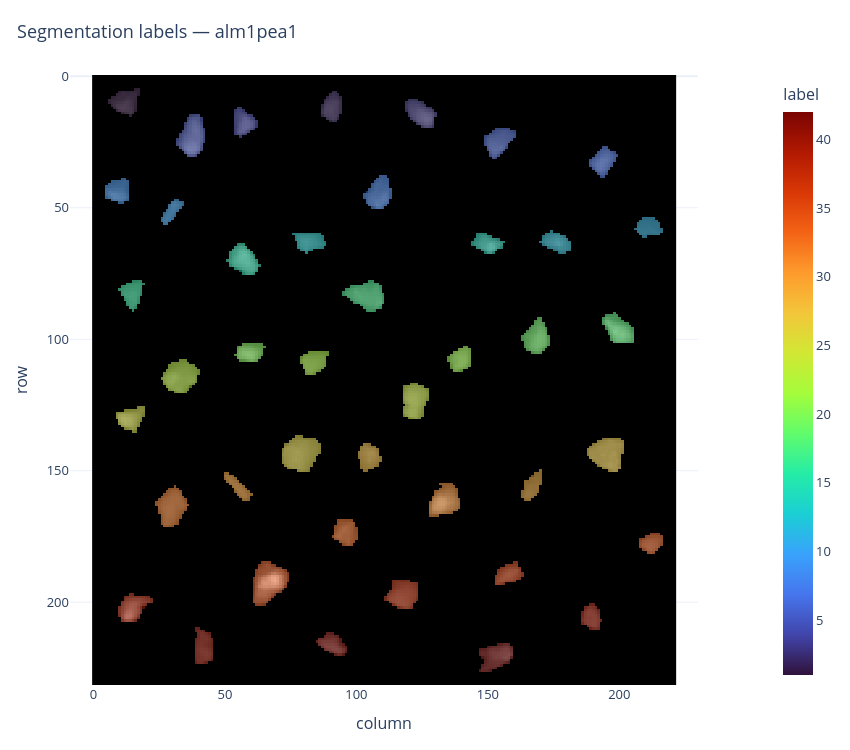
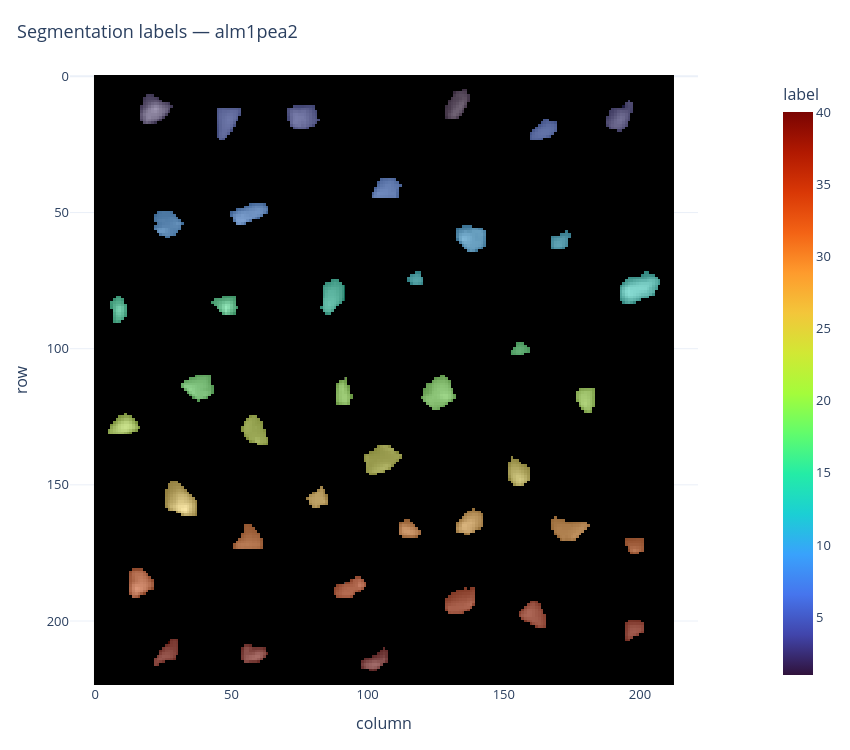
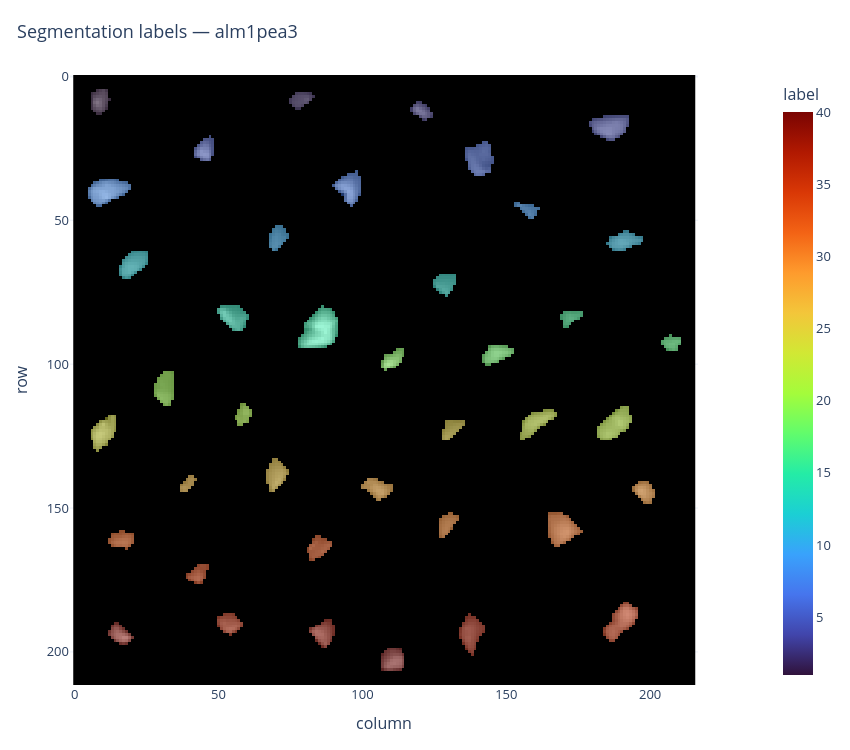

Notebook code cell kept with these figures, in order:
### Code cell
if RUN_QC_PLOTS:
    qc_image_keys = image_summary_df["clean_key"].head(N_QC_IMAGES).tolist()

    for image_key in qc_image_keys:
        print("QC image:", image_key)
        plot_label_overlay_from_image_db(
            image_db=image_db,
            image_key=image_key,
            base="image_ref",
            title=f"Segmentation labels — {image_key}",
            crop_to_objects=True,
            padding=5,
            show=True,
        )
else:
    print("QC plots skipped.")

### Figure 1 — Plotly figure (JSON) as saved in the notebook; plotly's stock layout.template omitted (floating-point values rounded to 4 significant figures; data arrays with more than 128 entries replaced by an {"elided": "..."} marker saying what was removed)
{"data": [{"colorbar": {"title": {"text": "image_ref"}}, "colorscale": [[0, "rgb(0, 0, 0)"], [0.09091, "rgb(16, 16, 16)"], [0.1818, "rgb(38, 38, 38)"], [0.2727, "rgb(59, 59, 59)"], [0.3636, "rgb(81, 80, 80)"], [0.4545, "rgb(102, 101, 101)"], [0.5455, "rgb(124, 123, 122)"], [0.6364, "rgb(146, 146, 145)"], [0.7273, "rgb(171, 171, 170)"], [0.8182, "rgb(197, 197, 195)"], [0.9091, "rgb(224, 224, 223)"], [1, "rgb(254, 254, 253)"]], "hovertemplate": "row: %{y}<br>col: %{x}<br>value: %{z}<extra></extra>", "showscale": false, "type": "heatmap", "z": {"elided": "232x222 float values"}}, {"colorbar": {"title": {"text": "label"}, "x": 1.12}, "colorscale": [[0, "#30123b"], [0.07143, "#4145ab"], [0.1429, "#4675ed"], [0.2143, "#39a2fc"], [0.2857, "#1bcfd4"], [0.3571, "#24eca6"], [0.4286, "#61fc6c"], [0.5, "#a4fc3b"], [0.5714, "#d1e834"], [0.6429, "#f3c63a"], [0.7143, "#fe9b2d"], [0.7857, "#f36315"], [0.8571, "#d93806"], [0.9286, "#b11901"], [1, "#7a0402"]], "hovertemplate": "row: %{y}<br>col: %{x}<br>overlay: %{z}<extra></extra>", "opacity": 0.45, "showscale": true, "type": "heatmap", "z": {"elided": "232x222 float values"}}], "layout": {"font": {"size": 13}, "height": 750, "hoverlabel": {"namelength": -1}, "margin": {"b": 65, "l": 70, "r": 80, "t": 75}, "title": {"font": {"size": 18}, "text": "Segmentation labels — alm1pea1", "x": 0.02}, "width": 850, "xaxis": {"title": {"text": "column"}}, "yaxis": {"autorange": "reversed", "scaleanchor": "x", "title": {"text": "row"}}}}

### Figure 2 — Plotly figure (JSON) as saved in the notebook; plotly's stock layout.template omitted (floating-point values rounded to 4 significant figures; data arrays with more than 128 entries replaced by an {"elided": "..."} marker saying what was removed)
{"data": [{"colorbar": {"title": {"text": "image_ref"}}, "colorscale": [[0, "rgb(0, 0, 0)"], [0.09091, "rgb(16, 16, 16)"], [0.1818, "rgb(38, 38, 38)"], [0.2727, "rgb(59, 59, 59)"], [0.3636, "rgb(81, 80, 80)"], [0.4545, "rgb(102, 101, 101)"], [0.5455, "rgb(124, 123, 122)"], [0.6364, "rgb(146, 146, 145)"], [0.7273, "rgb(171, 171, 170)"], [0.8182, "rgb(197, 197, 195)"], [0.9091, "rgb(224, 224, 223)"], [1, "rgb(254, 254, 253)"]], "hovertemplate": "row: %{y}<br>col: %{x}<br>value: %{z}<extra></extra>", "showscale": false, "type": "heatmap", "z": {"elided": "224x213 float values"}}, {"colorbar": {"title": {"text": "label"}, "x": 1.12}, "colorscale": [[0, "#30123b"], [0.07143, "#4145ab"], [0.1429, "#4675ed"], [0.2143, "#39a2fc"], [0.2857, "#1bcfd4"], [0.3571, "#24eca6"], [0.4286, "#61fc6c"], [0.5, "#a4fc3b"], [0.5714, "#d1e834"], [0.6429, "#f3c63a"], [0.7143, "#fe9b2d"], [0.7857, "#f36315"], [0.8571, "#d93806"], [0.9286, "#b11901"], [1, "#7a0402"]], "hovertemplate": "row: %{y}<br>col: %{x}<br>overlay: %{z}<extra></extra>", "opacity": 0.45, "showscale": true, "type": "heatmap", "z": {"elided": "224x213 float values"}}], "layout": {"font": {"size": 13}, "height": 750, "hoverlabel": {"namelength": -1}, "margin": {"b": 65, "l": 70, "r": 80, "t": 75}, "title": {"font": {"size": 18}, "text": "Segmentation labels — alm1pea2", "x": 0.02}, "width": 850, "xaxis": {"title": {"text": "column"}}, "yaxis": {"autorange": "reversed", "scaleanchor": "x", "title": {"text": "row"}}}}

### Figure 3 — Plotly figure (JSON) as saved in the notebook; plotly's stock layout.template omitted (floating-point values rounded to 4 significant figures; data arrays with more than 128 entries replaced by an {"elided": "..."} marker saying what was removed)
{"data": [{"colorbar": {"title": {"text": "image_ref"}}, "colorscale": [[0, "rgb(0, 0, 0)"], [0.09091, "rgb(16, 16, 16)"], [0.1818, "rgb(38, 38, 38)"], [0.2727, "rgb(59, 59, 59)"], [0.3636, "rgb(81, 80, 80)"], [0.4545, "rgb(102, 101, 101)"], [0.5455, "rgb(124, 123, 122)"], [0.6364, "rgb(146, 146, 145)"], [0.7273, "rgb(171, 171, 170)"], [0.8182, "rgb(197, 197, 195)"], [0.9091, "rgb(224, 224, 223)"], [1, "rgb(254, 254, 253)"]], "hovertemplate": "row: %{y}<br>col: %{x}<br>value: %{z}<extra></extra>", "showscale": false, "type": "heatmap", "z": {"elided": "212x216 float values"}}, {"colorbar": {"title": {"text": "label"}, "x": 1.12}, "colorscale": [[0, "#30123b"], [0.07143, "#4145ab"], [0.1429, "#4675ed"], [0.2143, "#39a2fc"], [0.2857, "#1bcfd4"], [0.3571, "#24eca6"], [0.4286, "#61fc6c"], [0.5, "#a4fc3b"], [0.5714, "#d1e834"], [0.6429, "#f3c63a"], [0.7143, "#fe9b2d"], [0.7857, "#f36315"], [0.8571, "#d93806"], [0.9286, "#b11901"], [1, "#7a0402"]], "hovertemplate": "row: %{y}<br>col: %{x}<br>overlay: %{z}<extra></extra>", "opacity": 0.45, "showscale": true, "type": "heatmap", "z": {"elided": "212x216 float values"}}], "layout": {"font": {"size": 13}, "height": 750, "hoverlabel": {"namelength": -1}, "margin": {"b": 65, "l": 70, "r": 80, "t": 75}, "title": {"font": {"size": 18}, "text": "Segmentation labels — alm1pea3", "x": 0.02}, "width": 850, "xaxis": {"title": {"text": "column"}}, "yaxis": {"autorange": "reversed", "scaleanchor": "x", "title": {"text": "row"}}}}
